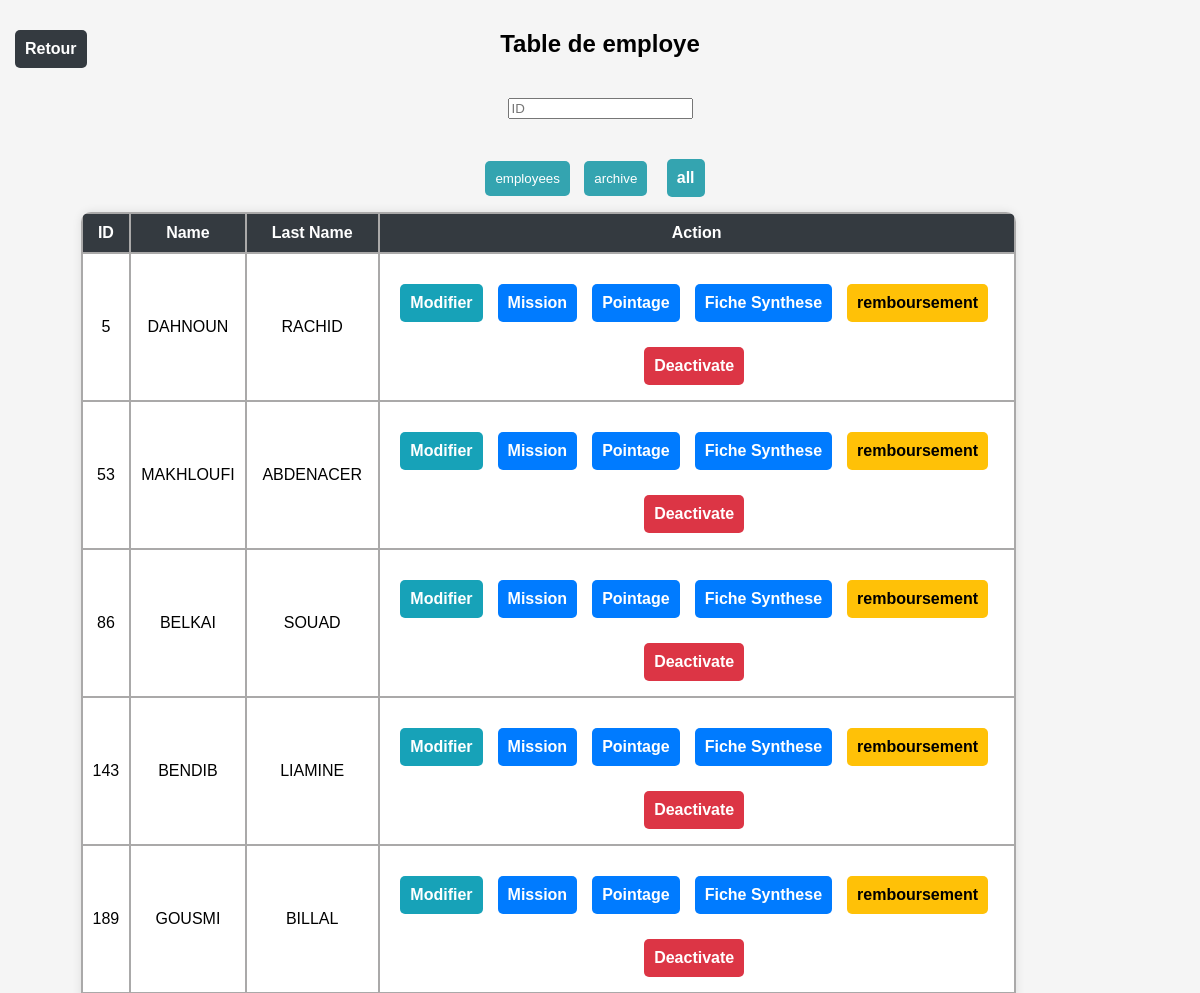
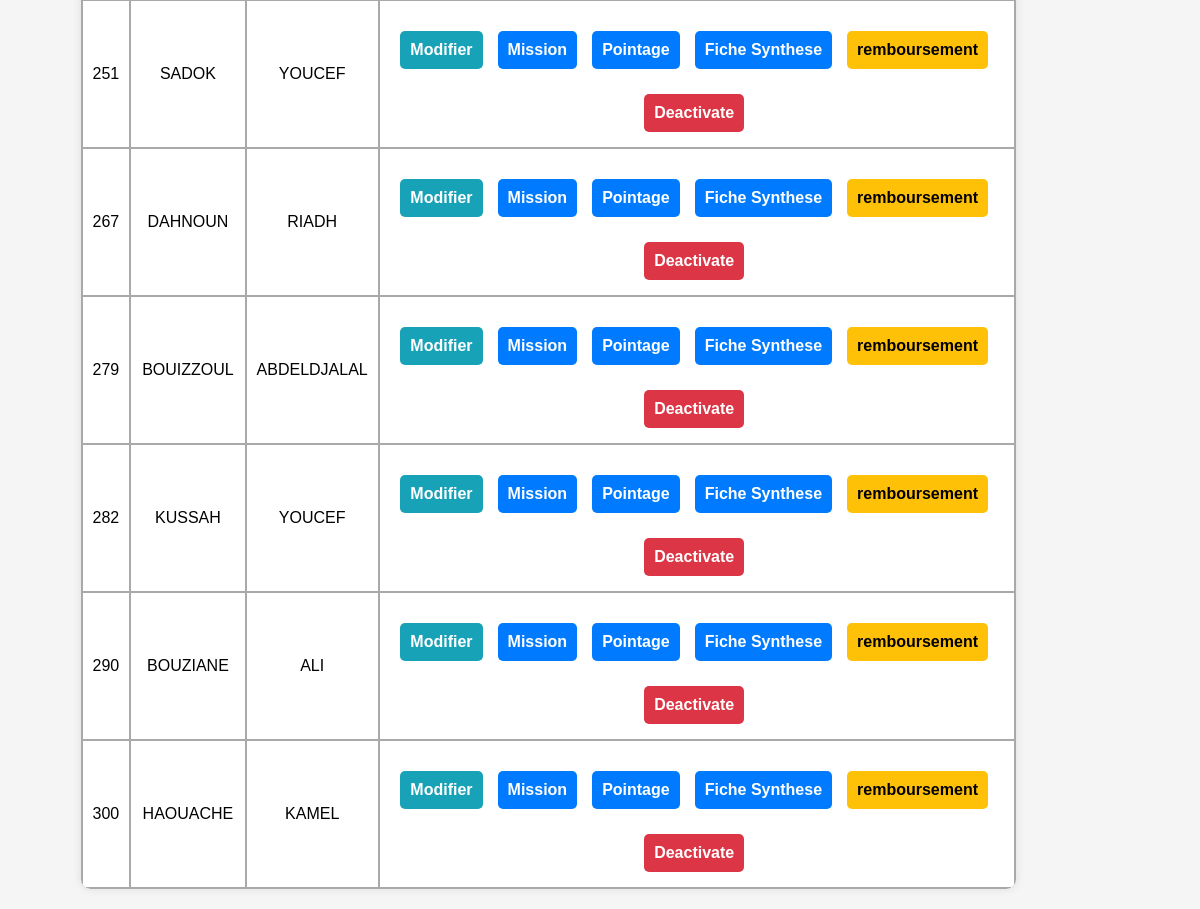
/table_employe/1/ (signed in), run on an earlier commit of the app's database (2 pictures, top to bottom).
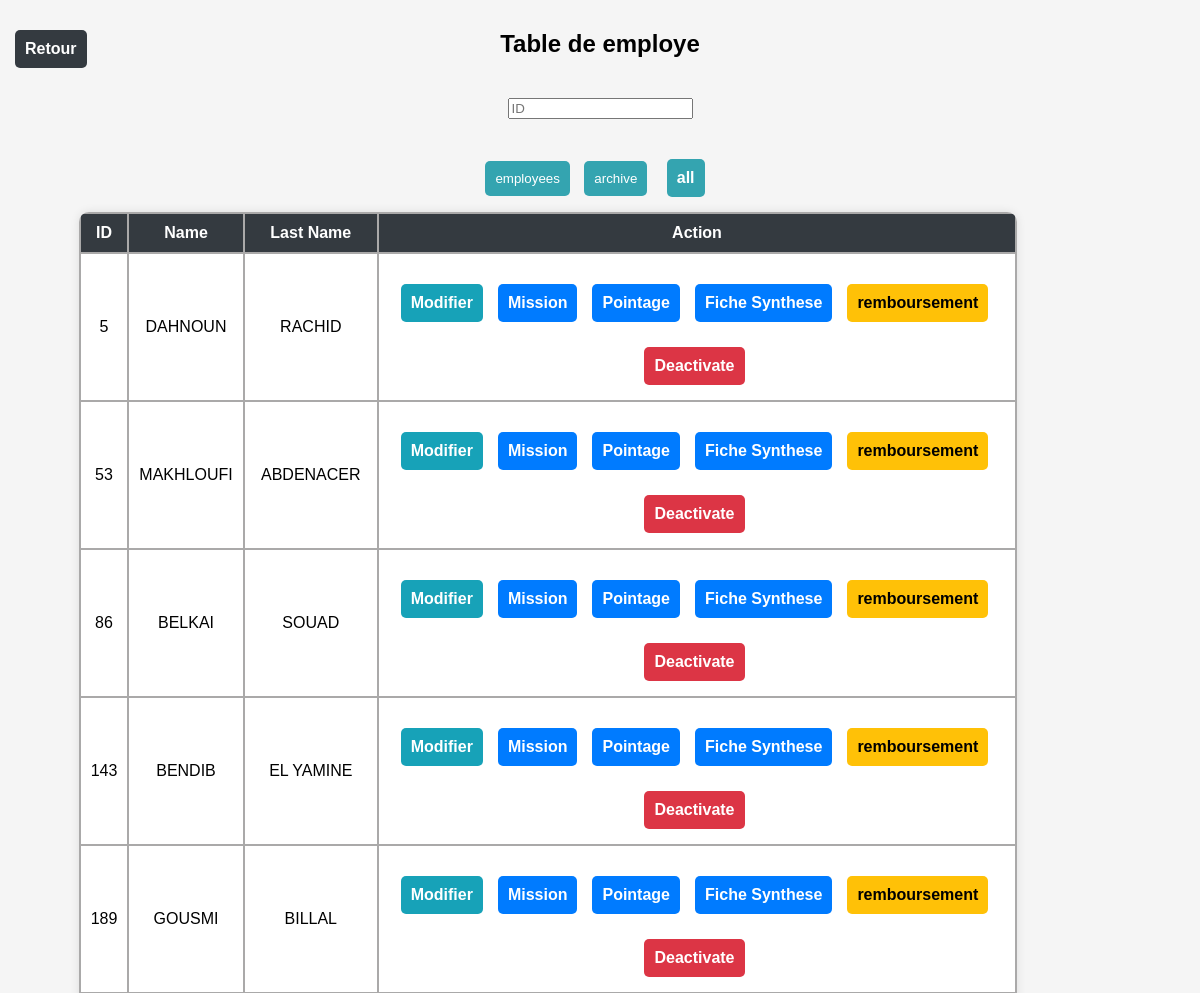
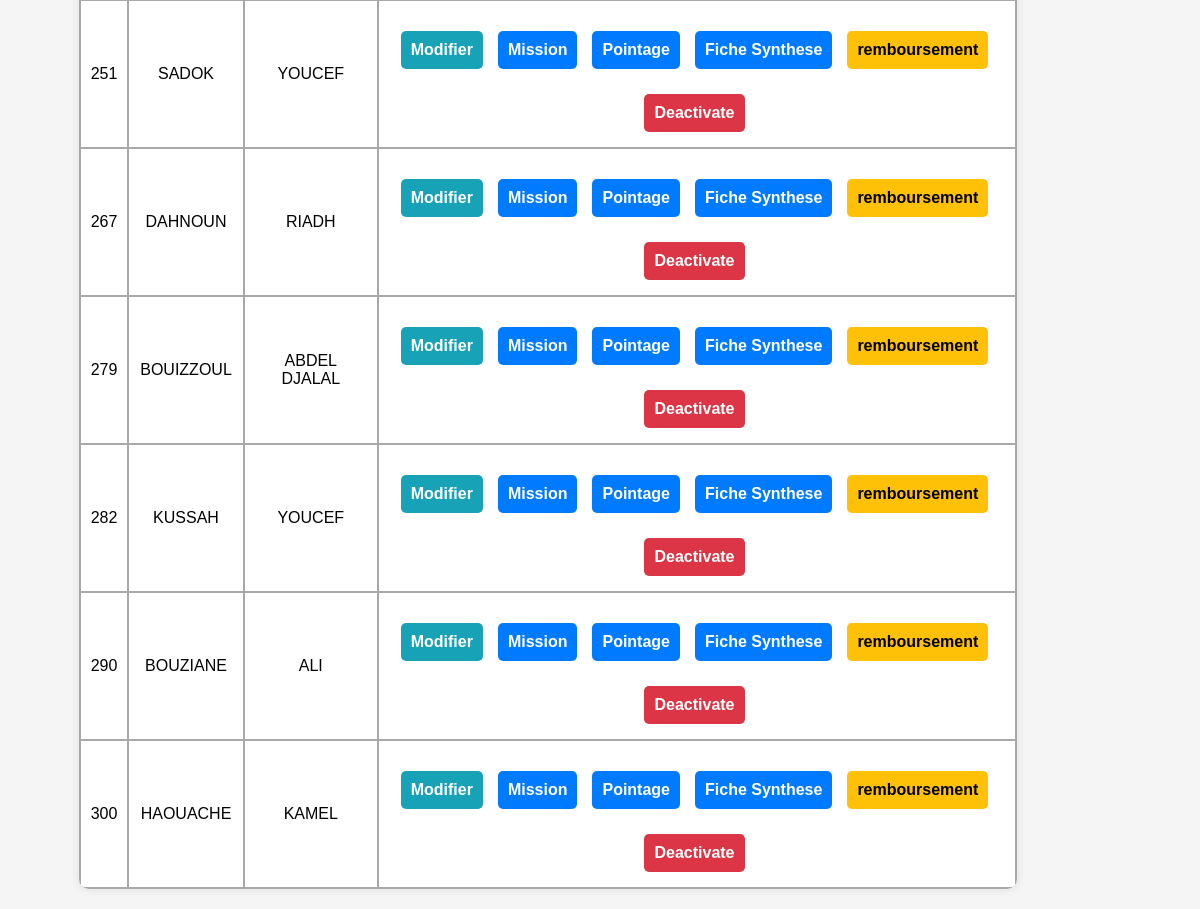
And on a later commit of the database (2 pictures, top to bottom).
### pointage/models.py (models this page shows, shortened)
class Employe(models.Model):
    name=models.CharField(max_length=30)
    last_name=models.CharField(max_length=30)
    date_of_birth=models.DateField(null=True)
    place_of_birth=models.CharField(max_length=30,null=True)
    wilaya_of_birth=models.CharField(max_length=30)
    id=models.AutoField(primary_key=True)
    unite=models.ForeignKey(Unite,on_delete=models.CASCADE,null=True)
    adresse=models.CharField(max_length=50,null=True)
    adresse_wilaya=models.CharField(max_length=30,null=True)
    father_name=models.CharField(max_length=30,null=True)
    mother_name=models.CharField(max_length=30,null=True)
    phone=models.IntegerField(null=True)
    familiy_situation=models.BooleanField(default=0)
    numbre_of_children=models.IntegerField(null=True)
    blood_type=models.CharField(max_length=5,null=True)
    cnas_number=models.IntegerField(null=True)
    function=models.CharField(max_length=60,null=True)
    position=models.CharField(max_length=60,null=True)
    enterprise=models.CharField(max_length=60,null=True)
    recruitment_date=models.DateField(default=timezone.now,null=True)
    exit_date=models.DateField(null=True)
    department=models.CharField(max_length=60,null=True)
    service=models.CharField(max_length=60,null=True)
    contract_number=models.CharField(max_length=40,null=True)
    contract_effective_date=models.DateField(null=True)
    contract_validation_date=models.DateField(null=True)
    contract_termination_date=models.DateField(null=True)
    national_service_departure_date=models.DateField(null=True)
    national_service_returne_date=models.DateField(null=True)
    national_service_recall_departure_date=models.DateField(null=True)
    national_service_recallt_return_date=models.DateField(null=True)
    account_number=models.IntegerField(null=True)
    account_key=models.IntegerField(null=True)
    account_agency=models.CharField(max_length=40,null=True)
    driver_license_number=models.CharField(max_length=60,null=True)
    driver_license_established_date=models.DateField(null=True)
    driver_license_experation_date=models.DateField(null=True)
    driver_license_type=models.CharField(max_length=7,null=True)
    cni_number=models.IntegerField(null=True)
    cni_established_date=models.DateField(null=True)
    cni_established_by=models.CharField(max_length=60,null=True)
    recovery = models.IntegerField(default=0)
    refund_total=models.IntegerField(default=0)
    refund_by_month=models.IntegerField(default=0)
    active = models.IntegerField(default=1) #1= working | 2=not this month | 3=archive
    special = models.SmallIntegerField(default=0)
    '''Employe.objects.all().delete()
        with connection.cursor() as cursor:
            cursor.execute("DELETE FROM sqlite_sequence WHERE name='pointage_employe';")

# Step 3: Vacuum the database to reclaim storage space
        with connection.cursor() as cursor:
            cursor.execute("VACUUM;")'''

### pointage/views.py (the view)
# urls.py: path('table_employe/<int:ID>/', views.table_employe, name='table_employe'),
def table_employe(request,ID):
    if request.user.profile.unite.id != ID  and (request.user.profile.da != 1) :
        return redirect("menu_view")
    instances=Employe.objects.filter(unite=ID) #slecet * from employe where unite=ID
    return render(request,'table_employe.html',{'id':ID,'instances':instances,'da':request.user.profile.da})

### pointage/templates/table_employe.html (shortened to what this page needs)
<!DOCTYPE html>
<html lang="en">
<head>
</head>
<body>
    <h2>Table de employe</h2>
    <form method="get" action="">
        <input type="text" id="query" name="query" placeholder="ID" required>
    </form>
    <a href="{% url 'menu_view' %}" class="back-button">Retour</a>
    <div class="header">
        <button onclick="showSection('current_employees')" class="button">employees</button>
        <button onclick="showSection('archive')" class="button">archive</button>
        <a href="{% url 'pointage_mois_all' instances.0.unite_id  %}" class="button">all</a>
    </div>
    <div id="current_employees" class="form-section" style="display: block;">
        <table>
            <tr>
                <th>ID</th>
                <th>Name</th>
                <th>Last Name</th>
                <th>Action</th>
            </tr>
            {% for instance in instances %}
            {% if instance.active == 1 %}
            <tr>
                <td>{{ instance.id }}</td>
                <td>{{ instance.name }}</td>
                <td>{{ instance.last_name }}</td>
                <td class="actions">
                    {% if da < 3 %}
                    <a href="{% url 'update_employe' instance.id %}" class="btn btn-info">Modifier</a>
                    {% endif %}
                    <a href="{% url 'mission' instance.id %}" class="btn btn-primary">Mission</a>
                    <a href="{% url 'pointage_mois' instance.id %}" class="btn btn-primary">Pointage</a>
                    {% if da == 1 %}
                    <a href="{% url 'synthese' instance.id %}" class="btn btn-primary" target="_blank">Fiche Synthese</a>
                    <a href="{% url 'remboursement' instance.id %}" class="btn btn-warning">remboursement</a>
                    {% if instance.active == 1 %}
                    <a href="{% url 'desactiver' instance.id %}" class="btn btn-danger">Deactivate</a>
                    {% else %}
                    <a href="{% url 'activer' instance.id %}" class="button">Activate</a>
                    {% endif %}
                    {% endif %}
                </td>
            </tr>
            {% endif %}
            {% endfor %}
        </table>
    </div>
</body>
</html>

### pointage/templates/table_employe.html (style rules this page uses)
body { font-family: Arial, sans-serif; background-color: #f5f5f5; display: flex; flex-direction: column; align-items: center; justify-content: center; margin: 0; }
h2 { margin-top: 20px; padding: 10px; }
table { border-radius: 10px; overflow: hidden; box-shadow: 0 0 10px rgba(0, 0, 0, 0.1); margin-bottom: 20px; width: 90%; background-color: rgb(170, 169, 169); }
th, td { text-align: center; padding: 10px; border: none; }
th { background-color: #343a40; font-size: 1em; color: white; }
td { background-color: white; color: black; }
.actions { display: flex; justify-content: center; flex-wrap: wrap; }
a { text-decoration: none; color: white; font-weight: bold; margin: 5px; }
.back-button { margin-top: 20px; padding: 10px; background-color: #34a4b0; color: white; border: none; border-radius: 5px; text-decoration: none; }
.button, .btn { display: inline-block; margin-top: 20px; padding: 10px; background-color: #34a4b0; color: white; text-decoration: none; border: none; border-radius: 5px; cursor: pointer; margin-right: 10px; }
.btn-info { background-color: #17a2b8; }
.btn-primary { background-color: #007bff; }
.btn-warning { background-color: #ffc107; color: black; }
.btn-danger { background-color: #dc3545; }
form { width: 60%; padding: 10px; margin-bottom: 10px; text-align: center; }
.back-button { position: absolute; top: 10px; left: 10px; padding: 10px; background-color: #343a40; color: white; border: none; border-radius: 5px; text-decoration: none; }
.header { margin-bottom: 10px; }

What changed in the data, as far as the page shows it:
changed Employe "BENDIB": last_name "LIAMINE" → "EL YAMINE"
changed Employe "BOUIZZOUL": last_name "ABDELDJALAL" → "ABDEL DJALAL"
